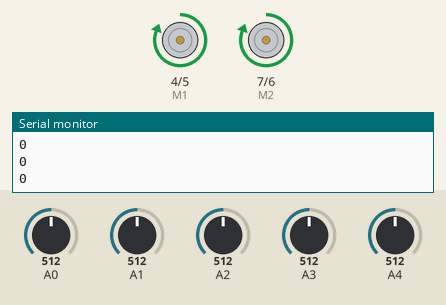
A sketch run on a simulated Arduino Uno, built with avr-gcc and run on an emulated ATmega328P. On the bench: direction and speed pins drawn as motors (green arrow = direction pin HIGH = forward, orange = LOW = backward, longer = more drive), the last lines printed to the serial monitor. The test bench sets the inputs (shaded band); at power-on: A0 = 512, A1 = 512, A2 = 512, A3 = 512, A4 = 512.

Above: at 11.2 s.
11.3 s: A0 set to 527
At 12.0 s:
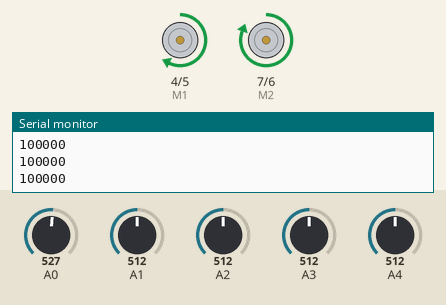
12.9 s: A1 set to 523
At 13.4 s:
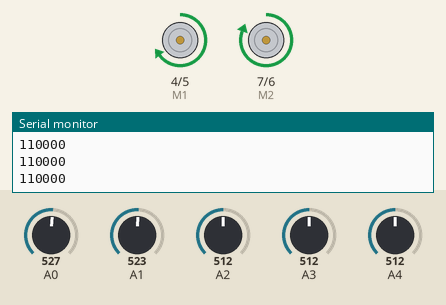
14.5 s: A1 set to 306
At 15.8 s:
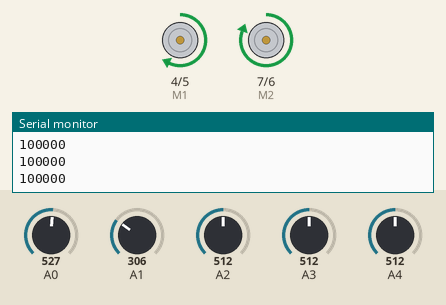
16.1 s: A1 set to 716
At 16.23 s:
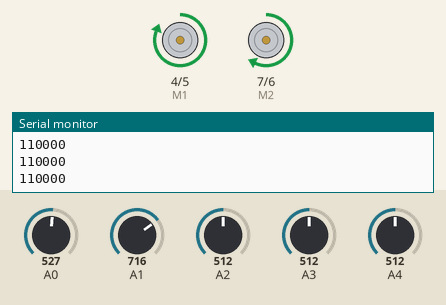
17.7 s: A1 set to 245
At 18.9 s:
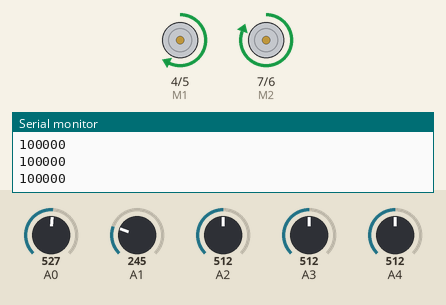
Timing chart, 0 to 20.3 s (numbered marks = the images above; inputs shaded):
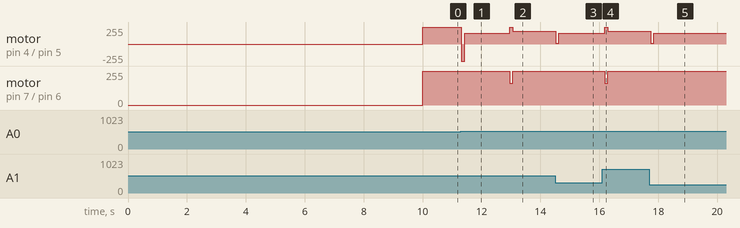

Measured:
- the behaviour switches between 512 and 513 on A0 (found by bisection; images 0 and 1)
- after the input at 11.3 s, motor on pin 4 (M1) / pin 5 (E1): forward 255/255 → backward 255/255 at once, → forward 165/255 0.11 s later
- after the input at 12.9 s, motor on pin 4 (M1) / pin 5 (E1): forward 165/255 → forward 255/255 after 0.07 s, → forward 195/255 0.10 s later; motor on pin 7 (M2) / pin 6 (E2): forward 255/255 → forward 165/255 after 0.07 s, → forward 255/255 0.10 s later
- after the input at 14.5 s, motor on pin 4 (M1) / pin 5 (E1): forward 195/255 → forward 15/255 at once, → forward 165/255 0.11 s later
- after the input at 16.1 s, motor on pin 4 (M1) / pin 5 (E1): forward 165/255 → forward 255/255 after 0.08 s, → forward 195/255 0.11 s later; motor on pin 7 (M2) / pin 6 (E2): forward 255/255 → forward 165/255 after 0.08 s, → forward 255/255 0.11 s later
- after the input at 17.7 s, motor on pin 4 (M1) / pin 5 (E1): forward 195/255 → forward 15/255 after 0.05 s, → forward 165/255 0.10 s later

The sketch:

Line_following_Code.ino
```cpp
//  PID controller
#include <PID_v1.h>
double Setpoint, Input, Output;
PID myPID(&Input, &Output, &Setpoint,30,0,15, DIRECT);

//Arduino PWM Speed Control：
const int E1 = 5;
const int M1 = 4;
const int E2 = 6;
const int M2 = 7;
// variables:
int sensorValue[5] = {0, 0, 0, 0, 0};         // the sensor value
int sensorMin[5] = {1023, 1023, 1023, 1023, 1023};        // minimum sensor value
int sensorMax[5] = {0, 0, 0, 0, 0};           // maximum sensor value
boolean sensor_state[5] = {0, 0, 0, 0, 0};
byte Map = 0;
int error = 0, Last_error = 0;
//-------------------------------------------------------------------------------------------------

void setup()
{
	Serial.begin(9600);
	pinMode(M1, OUTPUT);
	pinMode(M2, OUTPUT);
	Setpoint = 0;
	Input = 0;
	calibration();
	myPID.SetOutputLimits(-510, 510);
	myPID.SetMode(AUTOMATIC);
}
//-------------------------------------------------------------------------------------------------
void loop()
{
	//  Read the sensor as sensorMap
	Map = 0;
	for (int i = 0; i <= 4; i++)
	{
		if (analogRead(i) < sensorMin[i])
		{
			sensor_state[i] = 0;
		}
		if (analogRead(i) > sensorMax[i])
		{
			sensor_state[i] = 1;
		}
		Map = Map | sensor_state[i];
		Map = Map << 1;
	}

	Serial.println(Map, BIN);

	//  changle the sensorMap to error
	switch (Map)
	{
	case B1000000:
		error = -5;
		break;
	case B1100000:
		error = -4;
		break;
	case B0100000:
		error = -3;
		break;
	case B0110000:
		error = -2;
		break;
	case B0010000:
		error = -1;
		break;
		// case B0011000:
		// error = 0;
		// break;
	case B0001000:
		error = 1;
		break;
	case B0001100:
		error = 2;
		break;
	case B0000100:
		error = 3;
		break;
	case B0000110:
		error = 4;
		break;
	case B0000010:
		error = 5;
		break;
		/* case 0:
	if (Last_error < 0)
	{
	error = -10;
	}
	else
	{
	error = 10;
	}
	break;  */
		//  special case
	case B1111000:
		error = -6;
		break;
	case B1110000:
		error = -7;
		break;
	case B0001110:
		error = 7;
		break;
	case B0011110:
		error = 6;
		break;
	}

	Last_error = error;

	// control the motor speed


	Input = error;
	myPID.Compute();
	if (Output<0)
	{
		if (Output >= -255)
		{
			digitalWrite(M2, HIGH);
			analogWrite(E2, 255+int(Output));
			//Serial.print("R");
			// Serial.println(255+int(Output));
		}
		else
		{
			digitalWrite(M2, LOW);
			analogWrite(E2, -255-int(Output));
			//Serial.print("R-");
			//Serial.println(-255-int(Output));
		}
		digitalWrite(M1, HIGH);
		analogWrite(E1, 255);
	}
	else
	{
		if (Output <= 255)
		{
			digitalWrite(M1, HIGH);
			analogWrite(E1, 255-int(Output));
			//Serial.print("L");
			//Serial.println(255-int(Output));
		}
		else
		{
			digitalWrite(M1, LOW);
			analogWrite(E1, int(Output)-255);
			//Serial.print("L-");
			//Serial.println(int(Output)-255);
		}
		digitalWrite(M2, HIGH);
		analogWrite(E2, 255);
	}
}

//-------------------------------------------------------------------------------------------------
void calibration()
{
	while(millis() < 10000)
	{
		for (int i = 0; i <= 4; i++)
		{
			sensorValue[i] = analogRead(i);
			if (sensorValue[i] > sensorMax[i])
			sensorMax[i] = sensorValue[i];
			if (sensorValue[i] < sensorMin[i])
			sensorMin[i] = sensorValue[i];
		}
	}
	for (int i = 0; i <= 4; i++)
	{
		sensorMin[i] = (sensorMin[i] + (sensorMax[i]-sensorMin[i])/3);
		sensorMax[i] = (sensorMin[i] + (sensorMax[i]-sensorMin[i])*2/3);
	}
}
//----------------------------------------------------------------------------------------------
```
